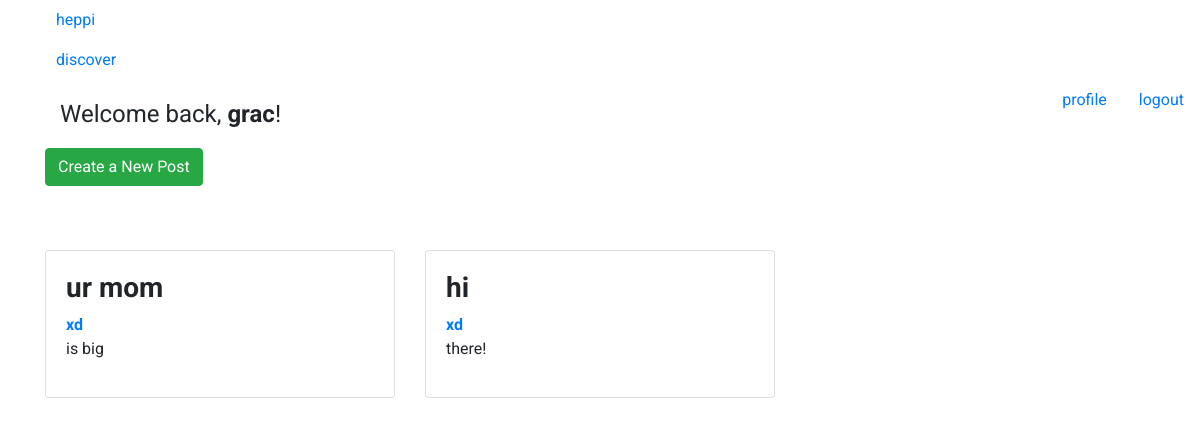
Page / (signed in) on the earlier database version.
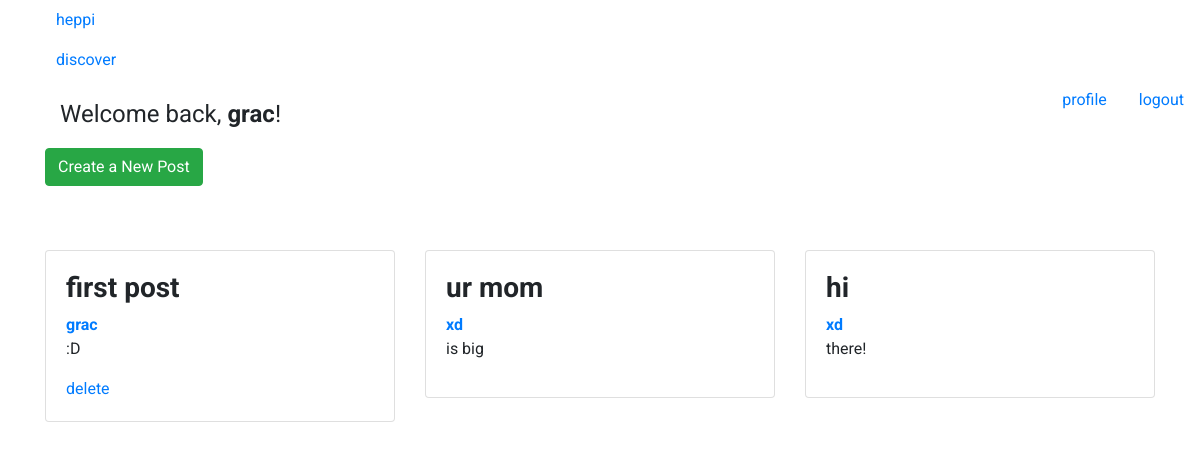
Same page on the later database version.
### main/models.py (models this page shows, shortened)
class Post(models.Model):
    title = models.CharField(max_length=200)
    body = models.TextField()
    author = models.ForeignKey(User, on_delete=models.DO_NOTHING, null=True)
    created_at = models.DateTimeField()

### main/views.py (the view, shortened to what this page needs)
# urls.py: path('', views.main_view, name='main_view'),
def main_view(request):
    if not request.user.is_authenticated:
        return redirect('/splash')
    posts = Post.objects.all().order_by('-created_at')
    return render(request, 'main.html', {'posts': posts})

### main/templates/main.html (shortened to what this page needs)
{% extends 'base.html' %}
{% load static %}
{% block content %}
    <div class="row">
        <div class="col-md-12">
            {% if user.is_authenticated %}
                <p style="font-size: 24px;">Welcome back, <b>{{ user.username }}</b>!</p>
            {% endif %}
        </div>
    </div>
    <div class="row">
        <div class="col-md-12" style="margin-bottom: 1.5rem">
            <a href="new_post"><button type="button" class="btn btn-success">Create a New Post</button></a>
        </div>
    </div>
    <div class="row">
    </div>
    <div class="row">
        {% for post in posts %}
        <div class="col-md-4" style="margin-bottom: 1.5rem">
            <div class="card">
                <div class="card-body">
                    <h3><strong>{{ post.title }}</strong></h3>
                    <span><b><a href="{% url 'user_view' username=post.author.username %}">{{ post.author.username }}</a></b></span>
                    <p>{{ post.body }}</p>
                    {% if post.author == user %}
                        <a href="delete?id={{ post.id }}">delete</a>
                    {% endif %}
                </div>
            </div>
        </div>
        {% endfor %}
    </div>
{% endblock %}

Differences in the rows shown:
added Post: title "first post", author.username "grac", body ":D"
